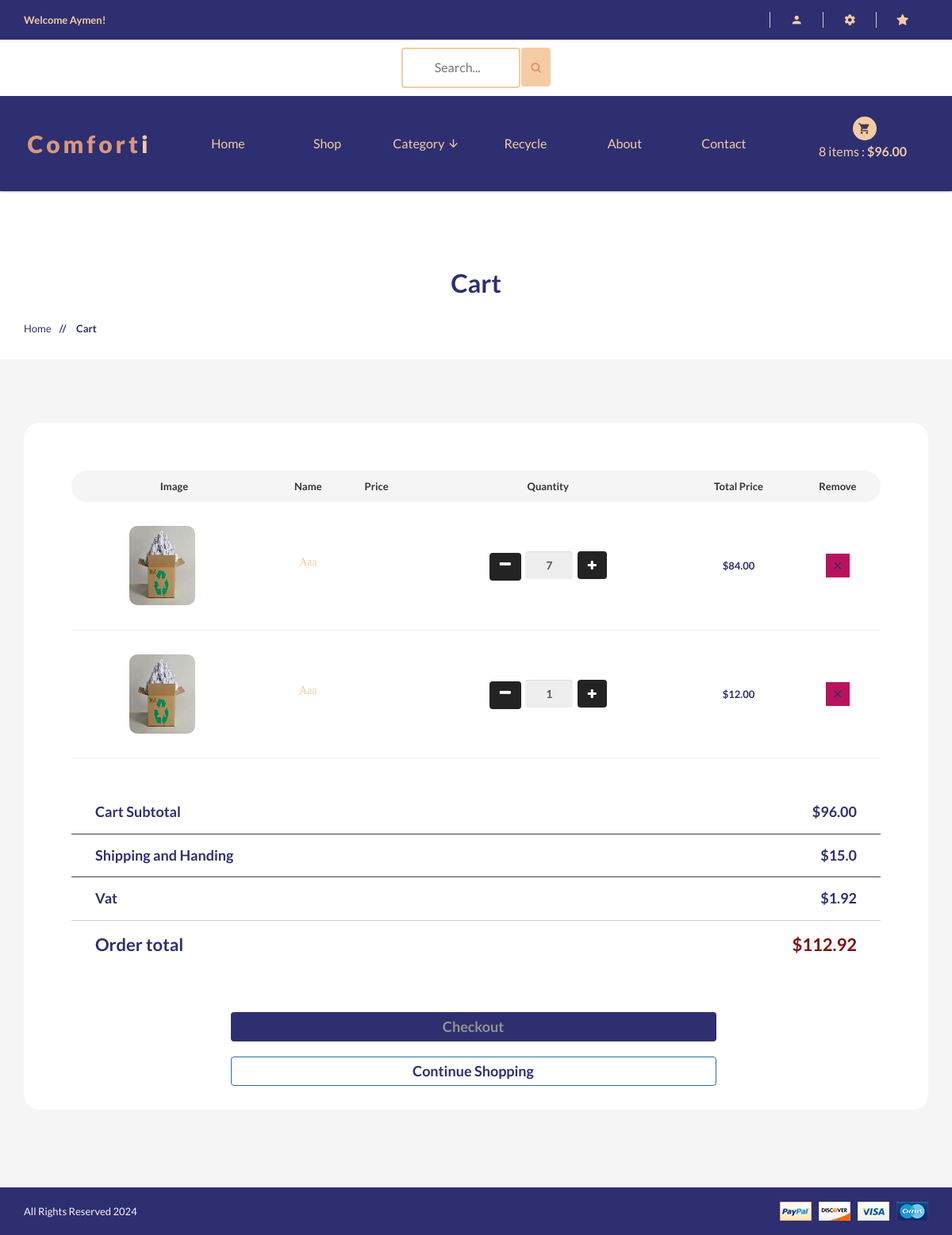
Screenshot of /cart/ (signed in) with the database file from the repository.
### accounts/models.py (models this page shows, shortened)
class Account(AbstractBaseUser):
    first_name = models.CharField(max_length=50)
    last_name = models.CharField(max_length=50)
    username = models.CharField(max_length=50, unique=True)
    email = models.EmailField(max_length=100, unique=True)
    Phone_number = models.CharField(max_length=50)
    is_admin = models.BooleanField(default=False)
    is_staff = models.BooleanField(default=False)
    is_active = models.BooleanField(default=False)
    is_superadmin = models.BooleanField(default=False)
    date_joined_for_format = models.DateTimeField(auto_now_add=True)
    last_login_for_format  = models.DateTimeField(auto_now_add=True)
    USERNAME_FIELD = 'email'
    REQUIRED_FIELDS = ['username', 'first_name', 'last_name']
    objects = AccountManger()

### cart/models.py (models this page shows, shortened)
class CartItem(models.Model):
    user = models.ForeignKey(Account, on_delete=models.CASCADE, null=True )
    product = models.ForeignKey(Product, on_delete=models.CASCADE)
    variation = models.ManyToManyField(Variation, blank=True)
    cart = models.ForeignKey(Cart, on_delete=models.CASCADE, null=True)
    quantity = models.IntegerField()
    is_active = models.BooleanField(default=True)
    def sub_total(self):
        return self.product.price * self.quantity

### shop/models.py (models this page shows, shortened)
class Product(models.Model):
    category = models.ForeignKey(Category, on_delete=models.CASCADE)
    name = models.CharField(max_length=100, unique=True)
    slug = models.SlugField(max_length=100, unique=True)
    description = models.TextField(max_length=300, blank=True)
    price = models.DecimalField(max_digits=6, decimal_places=2)
    discount = models.DecimalField(max_digits=6, decimal_places=2, default=0.00)
    image = models.ImageField(upload_to='photos/products')
    stock = models.IntegerField()
    new = models.BooleanField(default=False)
    is_available = models.BooleanField(default=True)
    date_joined_for_format = models.DateTimeField(auto_now_add=True)
    last_login_for_format = models.DateTimeField(auto_now=True)
    def get_prodcut_details_url(self):
        return reverse('shop:product_details', args=[self.category.slug, self.slug])
    class Meta:
        verbose_name_plural = 'Products'
        ordering = ('-date_joined_for_format',)

### cart/views.py (the view)
# urls.py: path('', views.cart, name='cart'),
def cart(request, total_price=0, quantity=0, cart_items=None):
    grand_total = 0
    tax = 0
    try:
        if request.user.is_authenticated:
            cart_items = CartItem.objects.filter(user=request.user, is_active=True)
        else:
            cart = Cart.objects.get(cart_id=_cart_id(request))
            cart_items = CartItem.objects.filter(cart=cart, is_active=True)
        for cart_item in cart_items:
            total_price += (cart_item.product.price * cart_item.quantity)
            quantity += cart_item.quantity
    except ObjectDoesNotExist:
        pass
    tax = round(((2 * total_price)/100), 2)
    grand_total = total_price + tax
    handing = 15.00
    total = float(grand_total) + handing
    context = {
        'total' : total_price,
        'quantity': quantity,
        'cart_items':cart_items,
        'order_total':total,
        'vat' : tax,
        'handing':handing,
    }
    return render(request, 'shop/cart/cart.html', context)

### shop/context_processors.py (called while the page is built)
def category_list(request):
    return {
        'categories' : Category.objects.all(),
    }

### shop/models.py (called while the page is built)
    def get_category_slug_url(self):
        return reverse('shop:categries', args=[self.slug])

### templates/shop/cart/cart.html (shortened to what this page needs)
{% extends '../../base.html' %}
{% load static %}
{% block content %}
<div  class="pages-title section-padding">
			<div  class="container">
				<div  class="row">
					<div class="col-xs-12">
						<div class="pages-title-text text-center">
							<h2 style="color:#2D2F71">Cart</h2>
							<ul class="text-left">
								<li><a style="color:#2D2F71" href="\">Home </a></li>
								<li style="color:#2D2F71"><span> // </span>Cart</li>
							</ul>
						</div>
					</div>
				</div>
			</div>
		</div>
		{% if not cart_items %}
		<div style="font-size:18px; margin-bottom:300px;margin-top:30px" class="container alert alert-info text-center" role="alert">
		<b>Your Cart Is Empty,&nbsp;&nbsp; <a href="{% url 'shop:shop' %}" style="color:#21094e;text-decoration: underline;">Go To Shop<a></b>
		</div>
		{% else %}
		<section class="pages cart-page section-padding">
			<div class="container">
				<div class="row">
					<div class="col-xs-12">
						<div style="border-radius:20px;color:#fff" class="table-responsive padding60">
							<table class="wishlist-table text-center">
								<thead>
									<tr>
										<th style="border-radius:20px 0 0 20px;">Image</th>
										<th>Name</th>
										<th>Price</th>
										<th>quantity</th>
										<th>Total Price</th>
										<th style="border-radius:0 20px 20px 0;">Remove</th>
									</tr>
								</thead>
								<tbody>
                                    {% for cart_item in cart_items %}
									<tr>
										<td class="td-img text-center">
											<a href="{{cart_item.product.get_prodcut_details_url}}"><img style="border-radius:10px;" width="100" height="100" src="{{cart_item.product.image.url}}" alt="Add Product" /></a>
										</td>
										<td>
										<div class="items-dsc">
											<h5><a href="{{cart_item.product.get_prodcut_details_url}}">{{cart_item.product.name}}</a></h5>
										</div>
										</td>
										<td>${{cart_item.product.price}}</td>
										<td>
										<div class="plus-minus" >
										<form style="" action="{% url 'cart:add_cart' cart_item.product.id %}" method="POST">
											<a style="background:#232323;color:#fff;height:35px;margin-top:-5px;width:40px; border-radius: 4px;" href="{% url 'cart:remove_cart' cart_item.product.id cart_item.id %}" ><i class="fa fa-minus"></i></a>
											<input style=" height:35px"  class="form-control" value="{{cart_item.quantity}}" readonly>
											<button style="background:#232323;color:#fff; height:35px; margin-top:-3px " class="btn btn-light" type="submit" id="button-minus"> <i class="fa fa-plus"></i> </button>
											</form>
										</div>
										</td>
										<td >
											<strong style="color:#2D2F71">${{cart_item.sub_total}}</strong>
										</td>
										<td ><a href="{% url 'cart:remove_cart_item' cart_item.product.id cart_item.id %}" ><i style="background:#ba135d;color:#2D2F71" onclick="return confirm('Are you really want delete this?')" class="mdi mdi-close"></i></a></td>
									</tr>
									{% endfor %}
								</tbody>
							</table><br><br><br>
							<div class="cart-form-text pay-details table-responsive">
								<table>
									<tbody style="color:#2D2F71">
										<tr>
											<th style="font-size:18px">Cart Subtotal</th>
											<td style="font-size:18px">${{total}}</td>
										</tr>
										<tr>
											<th style="font-size:18px">Shipping and Handing</th>
											<td style="font-size:18px">${{handing}}</td>
										</tr>
										<tr>
											<th style="font-size:18px">Vat</th>
											<td style="font-size:18px">${{vat}}</td>
										</tr>
									</tbody>
									<tfoot>
										<tr>
											<th style="color:#2D2F71; font-size:22px" class="tfoot-padd">Order total</th>
											<td style="color:#7f1010; font-size:22px" class="tfoot-padd">${{order_total}}</td>
										</tr>
									</tfoot>
								</table>
								<br><br><br>
								<div  class="list-btn text-center">
									<a href="{% url 'orders:checkout' %}" class="btn" style="background:#2D2F71;color:#939393; text-transform:capitalize; font-size:18px; width:60%"><b>Checkout</b></a><br><br>
									<a href="{% url 'shop:shop' %}" class="btn btn-primary"    style=" background:none;color:#2D2F71; text-transform:capitalize; font-size:18px; width:60%">continue shopping</a>
								</div>
							</div>
						</div>
					</div>
				</div>
                <br>
			</div>
		</section>
		{% endif %}
{% endblock content %}

### templates/base.html (shortened to what this page needs)
{% load static %}
<!doctype html>
<html class="no-js" lang="">
<head>
    <link rel="stylesheet" href="{% static 'css/bootstrap.min.css' %}">
    <link rel="stylesheet" href="{% static 'css/animate.css' %}">
    <link rel="stylesheet" href="{% static 'css/materialdesignicons.min.css' %}">
    <link rel="stylesheet" href="{% static 'css/jquery.simpleLens.css' %}">
    <link rel="stylesheet" href="{% static 'css/jquery-ui.min.css' %}">
    <link rel="stylesheet" href="{% static 'css/meanmenu.min.css' %}">
    <link rel="stylesheet" href="{% static 'css/nivo-slider.css' %}">
    <link rel="stylesheet" href="{% static 'css/owl.carousel.css' %}">
    <link rel="stylesheet" href="{% static 'css/style.css' %}">
    <link rel="stylesheet" href="{% static 'css/responsive.css' %}">
    <link rel="stylesheet" href="https://cdnjs.cloudflare.com/ajax/libs/font-awesome/4.7.0/css/font-awesome.min.css">
</head>
<body style="background:#ffffff">
    <header style="background:#2D2F71" class="header-one header-two">
        <div style="background:#2D2F71" class="header-top-two">
            <div class="container text-center">
                <div class="row">
                    <div class="col-sm-12">
                        <div class="middel-top">
                            {% if user.id is None %}
                            <div class="left floatleft">
                                <p style="color:#f4cca4"><b>Welcome Guest!</b></p>
                            </div>
                            {% else %}
                            <div class="left floatleft">
                                <p style="color:#f4cca4"><b>Welcome {{user.first_name | capfirst}}!</b></p>
                            </div>
                            {% endif %}
                        </div>
                        <div class="middel-top clearfix">
                            <ul class="clearfix right floatright">
                                <li>
                                    <a style="color:#f4cca4" href="#"><i class="mdi mdi-account"></i></a>
                                </li>
                                <li>
                                    <a style="color:#f4cca4" href="#"><i class="mdi mdi-settings"></i></a>
                                </li>
                                {% if user.id is None %}
                                {% else %}
                                <li><a href="{% url 'shop:wishlist_view' %}"><i class="fa fa-star"></i></a></li>                                </ul>
                                {% endif %}
                            </div>
                        </div>
                    </div>
                </div>
            </div>
        <div style="background:#ffffff">
            <div class="container text-center">
                <div class="row">
                    <div class="col-sm-12">
                        <form id="searchh" action={% url 'shop:search' %} method="GET">
                        <input  type="text" name="keyword" placeholder="Search...">
                        <button style="height:49px; margin-bottom:6px; background:#f4cca4;margin-left:-1px;border:None "  class="btn btn-warning" type="submit">
                           <i style="color:#d99879" class="fa fa-search"></i>
                        </button>
                        </form>
                    </div>
                </div>
            </div>
        </div>
        <div class="container text-center">
            <div class="row">
                <div class="col-sm-2">
                    <div class="logo">
                        <a style="color:#f4cca4;font-weight: 800;" href="\"><span
                                style="color:#d99879">Comfort</span>i</a>
                    </div>
                </div>
                <div class="col-sm-8">
                    <div class="header-middel">
                        <div class="mainmenu">
                            <nav >
                                <ul>
                                    <li ><a href="\">Home</a></li>
                                    <li><a href="{% url 'shop:shop' %}">Shop</a></li>
                                    <li><a href="#">Category <i class="mdi mdi-arrow-down"></i></a>
                                    </li>
                                    <li ><a href="{% url 'recycle:recycle' %}">Recycle</a></li>
                                    <li><a href="about.html">About</a></li>
                                    <li><a href="contact.html">Contact</a></li>
                                </ul>
                            </nav>
                        </div>
                    </div>
                </div>
                <div class="col-sm-2">
                    <div class="cart-itmes">
                        <a class="cart-itme-a" href="{% url 'cart:cart' %}">
                            <i class="mdi mdi-cart"></i>
                            {{quantityyy}} items : <strong>${{totalll}}</strong>
                        </a>
                    </div>
                </div>
            </div>
        </div>
    </header>
    <br>
    {% block content %}
    {% endblock content %}
    <footer>
        <div  style="background:#2D2F71" class="footer-bottom">
            <div class="container">
                <div class="row">
                    <div class="col-xs-12 col-sm-6">
                        <p style="color:#f5f5f5">
                            All Rights Reserved 2024</p>
                    </div>
                    <div class="col-xs-12 col-sm-6 text-right">
                        <a href="#"><img src="{% static 'img/footer/payment.png' %}" alt="" /></a>
                    </div>
                </div>
            </div>
        </div>
    </footer>
</body>
</html>

### templates/base.html (style rules this page uses)
#searchh input[type=text] { width: 150px; margin-top:10px; margin-bottom:10px; box-sizing: border-box; border: 2px solid #f4cca4; border-radius: 4px; font-size: 16px; color:#1c1427; background-color: #fff; background-position: 10px 10px; background-repeat: no-repeat; padding: 12px 20px 12px 40px; -webkit-transition: width 0.4s ease-in-out; transition: width 0.4s ease-in-out; }

### rows the page displays
Account: first_name "Aymen"
CartItem: product.image (picture), product.name "Aaa", quantity "7", sub_total "84.00"
CartItem: product.image (picture), product.name "Aaa", quantity "1", sub_total "12.00"

### other values shown
{{ quantityyy }} "8"
{{ totalll }} "96.00"
{{ total }} "96.00"
{{ handing }} "15.0"
{{ vat }} "1.92"
{{ order_total }} "112.92"
